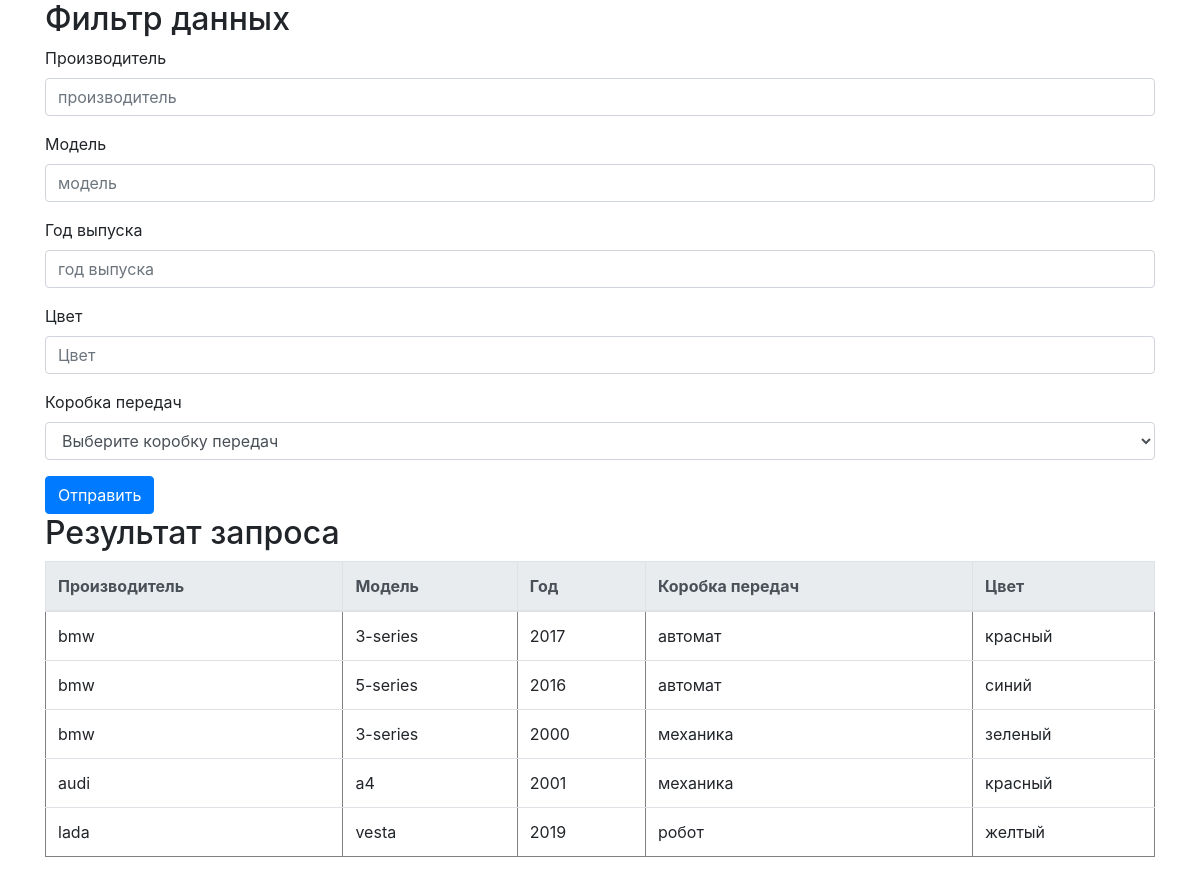
The app's page /index/ with its own data.
### p_car/models.py (models this page shows)
class Car(models.Model):
    MECHANIC, AUTO, ROBOT = range(3)
    KPP_CHOICES = [
        [MECHANIC, "механика"],
        [AUTO, "автомат"],
        [ROBOT, "робот"],
    ]
    manufacturer = models.CharField(max_length=255)
    model = models.CharField(max_length=255)
    year = models.IntegerField()
    kpp = models.SmallIntegerField(choices=KPP_CHOICES)
    color = models.CharField(max_length=255)

### p_car/views.py (the view)
# urls.py: path('index/', views.index,name='index'),
def index(request):
    template = loader.get_template('index.html')
    params = request.GET
    query = Q()
    for key, value in params.items():
            if value and key in vars(Car):
                query &= Q(**{key: value})
    cars_data = {"cars": Car.objects.filter(query)}
    return HttpResponse(template.render(cars_data))

### p_car/templates/index.html (shortened to what this page needs)
<!DOCTYPE html>
<html lang="ru">
<head>
    {% load static %}
    <link rel="stylesheet" type="text/css" href="{% static 'css/bootstrap.min.css' %}">
</head>
<body>
    <div class="container">
        <h2>Фильтр данных</h2>
        <form action="{% url "index" %}">
            <div class="form-group">
              <label for="id_manufacturer">Производитель</label>
              <input type="text" id="id_manufacturer" name="manufacturer" class="form-control" placeholder="производитель">
            </div>
            <div class="form-group">
                <label for="id_model">Модель</label>
                <input type="text" id="id_model" name="model" class="form-control" placeholder="модель">
            </div>
            <div class="form-group">
                <label for="id_year">Год выпуска</label>
                <input type="number" id="id_year" name="year" class="form-control" placeholder="год выпуска">
            </div>
            <div class="form-group">
                <label for="id_color">Цвет</label>
                <input type="text" id="id_color" name="color" class="form-control" placeholder="Цвет">
            </div>
            <div class="form-group">
                <label for="id_kpp">Коробка передач</label>
                <select name="kpp" class="form-control" id="id_kpp">
                    <option value="" selected>Выберите коробку передач</option>
                </select>
              </div>
            <button type="submit" class="btn btn-primary">Отправить</button>
          </form>
            <h2>Результат запроса</h2>
            <table class="table" border="1">
                <thead class="thead-light">
                    <tr>
                        <th scope="col">Производитель</th>
                        <th scope="col">Модель</th>
                        <th scope="col">Год</th>
                        <th scope="col">Коробка передач</th>
                        <th scope="col">Цвет</th>
                    </tr>
                </thead>
                <tbody>
                {% for car in cars %}
                    <td >{{ car.manufacturer }}</td>
                    <td >{{ car.model }}</td>
                    <td >{{ car.year }}</td>
                    <td >{{ car.get_kpp_display }}</td>
                    <td >{{ car.color }}</td>
                {% endfor %}
            </tbody>
            </table>
    </div>
</body>
</html>

### records on screen
Car: manufacturer "bmw", model "3-series", year "2017", kpp "автомат", color "красный"
Car: manufacturer "bmw", model "5-series", year "2016", kpp "автомат", color "синий"
Car: manufacturer "bmw", model "3-series", year "2000", kpp "механика", color "зеленый"
Car: manufacturer "audi", model "a4", year "2001", kpp "механика", color "красный"
Car: manufacturer "lada", model "vesta", year "2019", kpp "робот", color "желтый"
